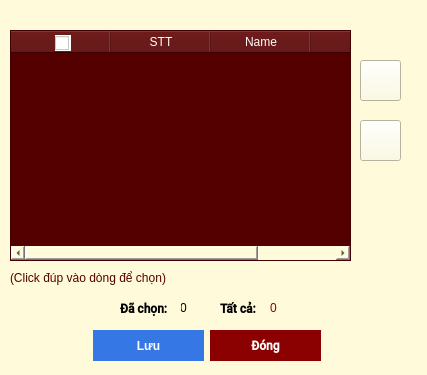
<?xml version="1.0" encoding="UTF-8"?>
<ui version="4.0">
 <class>fChonThuMuc</class>
 <widget class="QDialog" name="fChonThuMuc">
  <property name="geometry">
   <rect>
    <x>0</x>
    <y>0</y>
    <width>427</width>
    <height>375</height>
   </rect>
  </property>
  <property name="windowTitle">
   <string>Dialog</string>
  </property>
  <property name="styleSheet">
   <string notr="true">background-color: #FFFBDA;
color:black;
font: 500 9pt &quot;Roboto Medium&quot;;
</string>
  </property>
  <widget class="QPushButton" name="btnCancel">
   <property name="geometry">
    <rect>
     <x>210</x>
     <y>330</y>
     <width>111</width>
     <height>31</height>
    </rect>
   </property>
   <property name="font">
    <font>
     <family>Roboto Medium</family>
     <pointsize>9</pointsize>
     <italic>false</italic>
     <bold>true</bold>
    </font>
   </property>
   <property name="styleSheet">
    <string notr="true">background-color:darkred;
border-radius:20px;
color:white;
font-weight:bold;</string>
   </property>
   <property name="text">
    <string>Đóng</string>
   </property>
  </widget>
  <widget class="QPushButton" name="btnAdd">
   <property name="geometry">
    <rect>
     <x>93</x>
     <y>330</y>
     <width>111</width>
     <height>31</height>
    </rect>
   </property>
   <property name="styleSheet">
    <string notr="true">border-radius:20px;
background-color: rgb(53, 120, 229);
color:white;
font-weight:bold;</string>
   </property>
   <property name="text">
    <string>Lưu</string>
   </property>
  </widget>
  <widget class="QPushButton" name="button5">
   <property name="geometry">
    <rect>
     <x>360</x>
     <y>60</y>
     <width>41</width>
     <height>41</height>
    </rect>
   </property>
   <property name="styleSheet">
    <string notr="true">image: url(:/img/C:/Users/quan2/Downloads/up-arrow.png);</string>
   </property>
   <property name="text">
    <string/>
   </property>
  </widget>
  <widget class="QPushButton" name="button4">
   <property name="geometry">
    <rect>
     <x>360</x>
     <y>120</y>
     <width>41</width>
     <height>41</height>
    </rect>
   </property>
   <property name="styleSheet">
    <string notr="true">image: url(:/img/C:/Users/quan2/Downloads/down-arrow.png);</string>
   </property>
   <property name="text">
    <string/>
   </property>
  </widget>
  <widget class="QTableWidget" name="dtgvAcc">
   <property name="geometry">
    <rect>
     <x>10</x>
     <y>30</y>
     <width>341</width>
     <height>231</height>
    </rect>
   </property>
   <property name="styleSheet">
    <string notr="true">background-color: rgb(85, 0, 0);
color: rgb(255, 255, 255);</string>
   </property>
   <column>
    <property name="text">
     <string/>
    </property>
    <property name="font">
     <font>
      <pointsize>11</pointsize>
     </font>
    </property>
   </column>
   <column>
    <property name="text">
     <string>STT</string>
    </property>
   </column>
   <column>
    <property name="text">
     <string>Name</string>
    </property>
   </column>
   <column>
    <property name="text">
     <string>Id</string>
    </property>
   </column>
  </widget>
  <widget class="QLabel" name="label">
   <property name="geometry">
    <rect>
     <x>10</x>
     <y>270</y>
     <width>341</width>
     <height>16</height>
    </rect>
   </property>
   <property name="styleSheet">
    <string notr="true">color: rgb(85, 0, 0);</string>
   </property>
   <property name="text">
    <string>(Click đúp vào dòng để chọn)</string>
   </property>
  </widget>
  <widget class="QLabel" name="lblCountChoose">
   <property name="geometry">
    <rect>
     <x>180</x>
     <y>300</y>
     <width>31</width>
     <height>16</height>
    </rect>
   </property>
   <property name="styleSheet">
    <string notr="true">border:none;</string>
   </property>
   <property name="text">
    <string>0</string>
   </property>
  </widget>
  <widget class="QLabel" name="label_9">
   <property name="geometry">
    <rect>
     <x>220</x>
     <y>300</y>
     <width>51</width>
     <height>16</height>
    </rect>
   </property>
   <property name="font">
    <font>
     <family>Roboto Medium</family>
     <pointsize>9</pointsize>
     <italic>false</italic>
     <bold>true</bold>
    </font>
   </property>
   <property name="styleSheet">
    <string notr="true">font-weight:bold;
border-width: 0; /* Set the width of the border */</string>
   </property>
   <property name="text">
    <string>Tất cả:</string>
   </property>
  </widget>
  <widget class="QLabel" name="lblCountTotal">
   <property name="geometry">
    <rect>
     <x>270</x>
     <y>300</y>
     <width>31</width>
     <height>16</height>
    </rect>
   </property>
   <property name="styleSheet">
    <string notr="true">border:none;
color:darkred;</string>
   </property>
   <property name="text">
    <string>0</string>
   </property>
  </widget>
  <widget class="QLabel" name="label_8">
   <property name="geometry">
    <rect>
     <x>120</x>
     <y>300</y>
     <width>61</width>
     <height>16</height>
    </rect>
   </property>
   <property name="font">
    <font>
     <family>Roboto Medium</family>
     <pointsize>9</pointsize>
     <italic>false</italic>
     <bold>true</bold>
    </font>
   </property>
   <property name="styleSheet">
    <string notr="true">font-weight:bold;
border-width: 0; /* Set the width of the border */
</string>
   </property>
   <property name="text">
    <string>Đã chọn:</string>
   </property>
  </widget>
  <widget class="QCheckBox" name="checkBox1">
   <property name="geometry">
    <rect>
     <x>55</x>
     <y>35</y>
     <width>16</width>
     <height>16</height>
    </rect>
   </property>
   <property name="styleSheet">
    <string notr="true">background-color: rgb(255, 255, 255);</string>
   </property>
   <property name="text">
    <string/>
   </property>
  </widget>
 </widget>
 <resources/>
 <connections/>
</ui>
